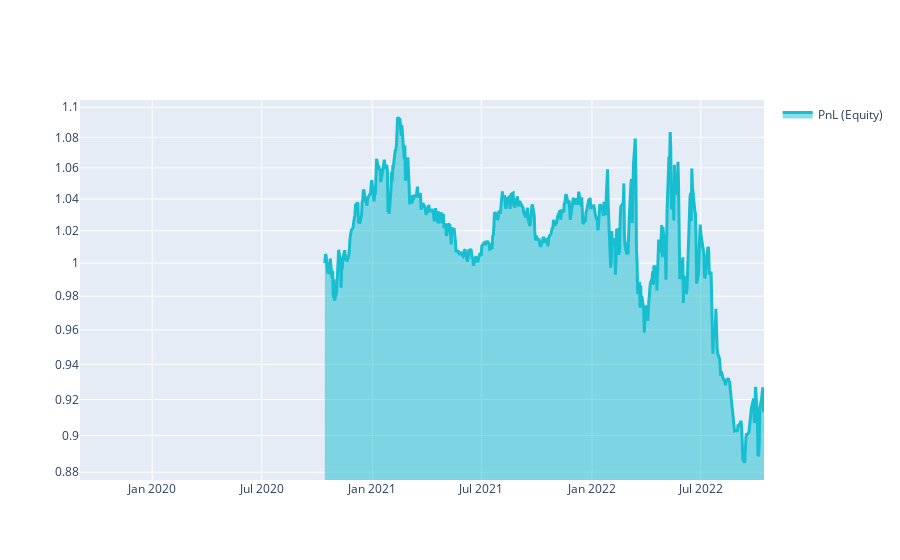

The notebook cell saved with this chart:
### Markdown cell above
# Q18 Quick Start

This template shows you the basic steps for taking part to the **Q18 NASDAQ-100 Stock Long-Short contest**.

### Code cell
import xarray as xr

import qnt.ta as qnta
import qnt.data as qndata
import qnt.output as qnout
import qnt.stats as qns

data = qndata.stocks.load_ndx_data(min_date="2019-09-01")

close     = data.sel(field="close")
is_liquid = data.sel(field="is_liquid")
sma_slow  = qnta.sma(close, 101)
sma_fast  = qnta.sma(close, 6)
weights   = xr.where(sma_slow < sma_fast, 1, -1)
weights   = weights * is_liquid

weights = qnout.clean(weights, data, "stocks_nasdaq100")

# calc stats
stats = qns.calc_stat(data, weights.sel(time=slice("2020-10-14", None)))
display(stats.to_pandas().tail())

# graph
performance = stats.to_pandas()["equity"]
import qnt.graph as qngraph

qngraph.make_plot_filled(performance.index, performance, name="PnL (Equity)", type="log")

### Figure 1 — Plotly figure (JSON) as saved in the notebook; plotly's stock layout.template omitted (floating-point values rounded to 4 significant figures; data arrays with more than 128 entries replaced by an {"elided": "..."} marker saying what was removed)
{"data": [{"fill": "tonexty", "line": {"color": "#17BECF", "width": 3}, "name": "PnL (Equity)", "type": "scatter", "x": {"elided": "787 str values"}, "y": {"elided": "787 float values"}}], "layout": {"autosize": true, "showlegend": true, "xaxis": {"autorange": true, "range": ["2019-09-03", "2022-10-14"], "type": "date"}, "yaxis": {"range": [-0.05758, 0.04333], "type": "log"}}}
